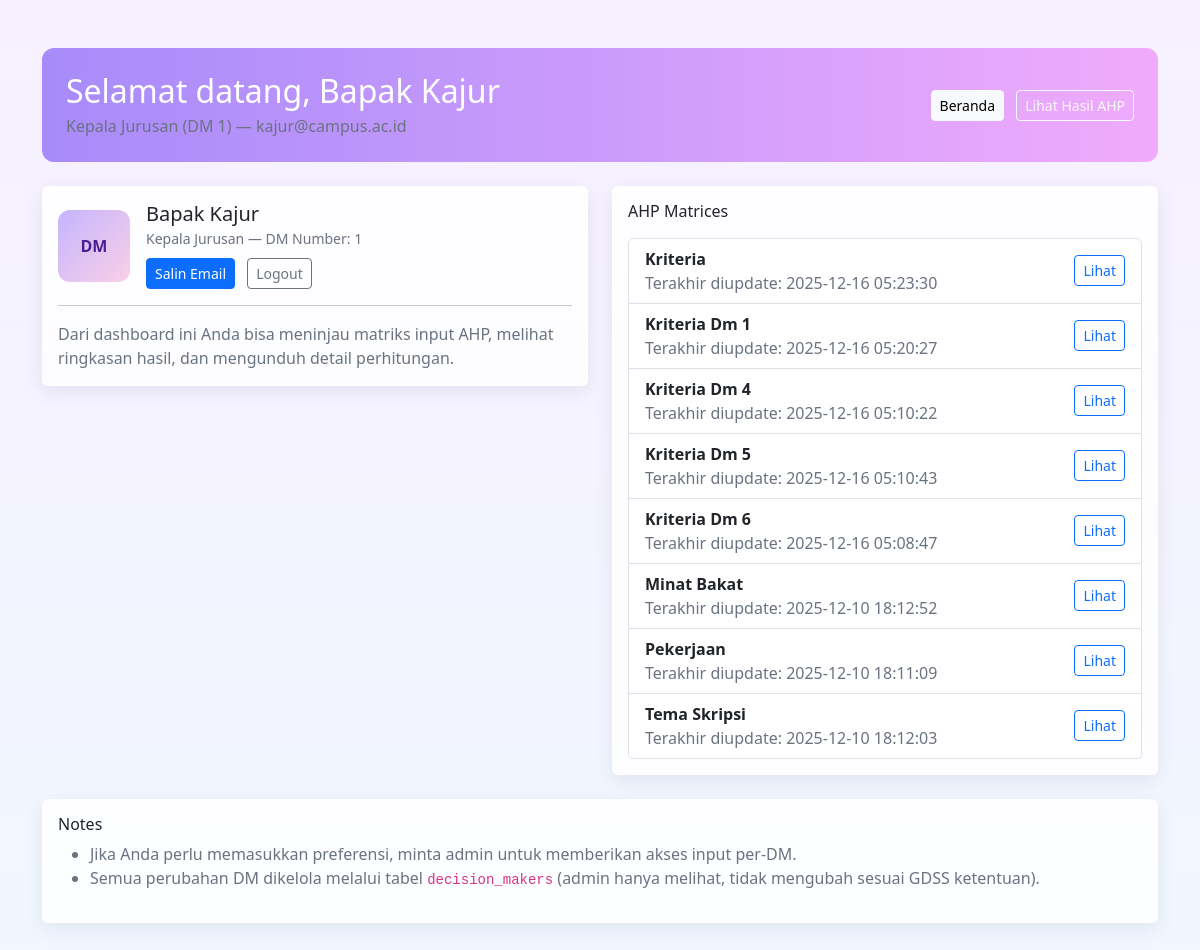
/dm_dashboard.php (signed in), run on the app's committed database.
### tables this page shows
CREATE TABLE `ahp_input_matrices` (
  `id` int NOT NULL,
  `level_name` varchar(50) NOT NULL,
  `input_matrix` json NOT NULL,
  `last_updated` timestamp NULL DEFAULT CURRENT_TIMESTAMP ON UPDATE CURRENT_TIMESTAMP
);

### dm_dashboard.php (the view, shortened to what this page needs)
<?php
include __DIR__ . '/ahp/ahp_core.php';
$dm_name = htmlspecialchars($_SESSION['user_nama'] ?? 'Decision Maker');
$dm_number = htmlspecialchars($_SESSION['dm_number'] ?? '');
$dm_email = htmlspecialchars($_SESSION['user_email'] ?? '');
$dm_role_label = htmlspecialchars($_SESSION['dm_role_label'] ?? 'Decision Maker');
$matrices = [];
if (isset($conn) && $conn) {
    $q = $conn->query("SELECT id, level_name, last_updated FROM ahp_input_matrices ORDER BY level_name");
    if ($q) {
        while ($r = $q->fetch_assoc()) {
            $matrices[] = $r;
        }
    }
}
?>
<!DOCTYPE html>
<html lang="id">
<head>
    <link href="https://cdn.jsdelivr.net/npm/bootstrap@5.3.0/dist/css/bootstrap.min.css" rel="stylesheet">
</head>
<body>
<div class="container py-5">
    <div class="row mb-4">
        <div class="col-12">
            <div class="p-4 hero d-flex align-items-center justify-content-between">
                <div>
                    <h2 class="mb-1">Selamat datang, <?php echo $dm_name; ?></h2>
                    <div class="small-muted"><?php echo htmlspecialchars($dm_role_label); ?> (DM <?php echo $dm_number; ?>) — <span id="dmEmail"><?php echo $dm_email; ?></span></div>
                </div>
                <div class="text-end">
                    <a href="index.php" class="btn btn-light btn-sm me-2">Beranda</a>
                    <a href="ahp/ahp_result_summary.php" class="btn btn-outline-light btn-sm">Lihat Hasil AHP</a>
                </div>
            </div>
        </div>
    </div>
    <div class="row g-4">
        <div class="col-lg-6">
            <div class="card card-ghost p-3">
                <div class="d-flex align-items-center">
                    <div class="me-3">
                        <div style="width:72px;height:72px;border-radius:12px;background:linear-gradient(135deg,#c4b5fd,#fbcfe8);display:flex;align-items:center;justify-content:center;font-weight:700;color:#4c1d95">DM</div>
                    </div>
                    <div>
                        <h5 class="mb-0"><?php echo $dm_name; ?></h5>
                        <small class="small-muted"><?php echo htmlspecialchars($dm_role_label); ?> — DM Number: <?php echo $dm_number; ?></small>
                        <div class="mt-2">
                            <button class="btn btn-sm btn-primary" onclick="copyEmail()">Salin Email</button>
                            <a href="logout.php" class="btn btn-sm btn-outline-secondary ms-2">Logout</a>
                        </div>
                    </div>
                </div>
                <hr>
                <p class="mb-0 small-muted">Dari dashboard ini Anda bisa meninjau matriks input AHP, melihat ringkasan hasil, dan mengunduh detail perhitungan.</p>
            </div>
        </div>
        <div class="col-lg-6">
            <div class="card card-ghost p-3">
                <h6 class="mb-3">AHP Matrices</h6>
                <?php if (empty($matrices)): ?>
                    <div class="text-center text-muted">Belum ada matriks AHP tersimpan.</div>
                <?php else: ?>
                    <div class="list-group">
                        <?php foreach ($matrices as $m): ?>
                            <div class="list-group-item d-flex justify-content-between align-items-center">
                                <div>
                                    <strong><?php echo htmlspecialchars(ucwords(str_replace('_',' ',$m['level_name']))); ?></strong>
                                    <div class="small-muted">Terakhir diupdate: <?php echo htmlspecialchars($m['last_updated']); ?></div>
                                </div>
                                <div>
                                    <a href="ahp/ahp_weights.php?level=<?php echo urlencode($m['level_name']); ?>" class="btn btn-sm btn-outline-primary">Lihat</a>
                                </div>
                            </div>
                        <?php endforeach; ?>
                    </div>
                <?php endif; ?>
            </div>
        </div>
    </div>
    <div class="row mt-4">
        <div class="col-12">
            <div class="card card-ghost p-3">
                <h6>Notes</h6>
                <ul>
                    <li class="small-muted">Jika Anda perlu memasukkan preferensi, minta admin untuk memberikan akses input per-DM.</li>
                    <li class="small-muted">Semua perubahan DM dikelola melalui tabel <code>decision_makers</code> (admin hanya melihat, tidak mengubah sesuai GDSS ketentuan).</li>
                </ul>
            </div>
        </div>
    </div>
</div>
</body>
</html>

### dm_dashboard.php (style rules this page uses)
body { background: linear-gradient(180deg,#f8f0ff 0%,#f0f7ff 100%); }
.hero { background: linear-gradient(90deg,#a78bfa,#f0abfc); color:#fff; border-radius:12px; }
.card-ghost { background: rgba(255,255,255,0.85); border: none; box-shadow: 0 6px 20px rgba(16,24,40,0.08); }
.small-muted { color: #6b7280; }

### data on the page
ahp_input_matrices: level_name "Kriteria", last_updated "2025-12-16 05:23:30"
ahp_input_matrices: level_name "Kriteria Dm 1", last_updated "2025-12-16 05:20:27"
ahp_input_matrices: level_name "Kriteria Dm 4", last_updated "2025-12-16 05:10:22"
ahp_input_matrices: level_name "Kriteria Dm 5", last_updated "2025-12-16 05:10:43"
ahp_input_matrices: level_name "Kriteria Dm 6", last_updated "2025-12-16 05:08:47"
ahp_input_matrices: level_name "Minat Bakat", last_updated "2025-12-10 18:12:52"
ahp_input_matrices: level_name "Pekerjaan", last_updated "2025-12-10 18:11:09"
ahp_input_matrices: level_name "Tema Skripsi", last_updated "2025-12-10 18:12:03"

### other printed values
$dm_name "Bapak Kajur"
$dm_role_label "Kepala Jurusan"
$dm_number "1"
$dm_email "kajur@campus.ac.id"
